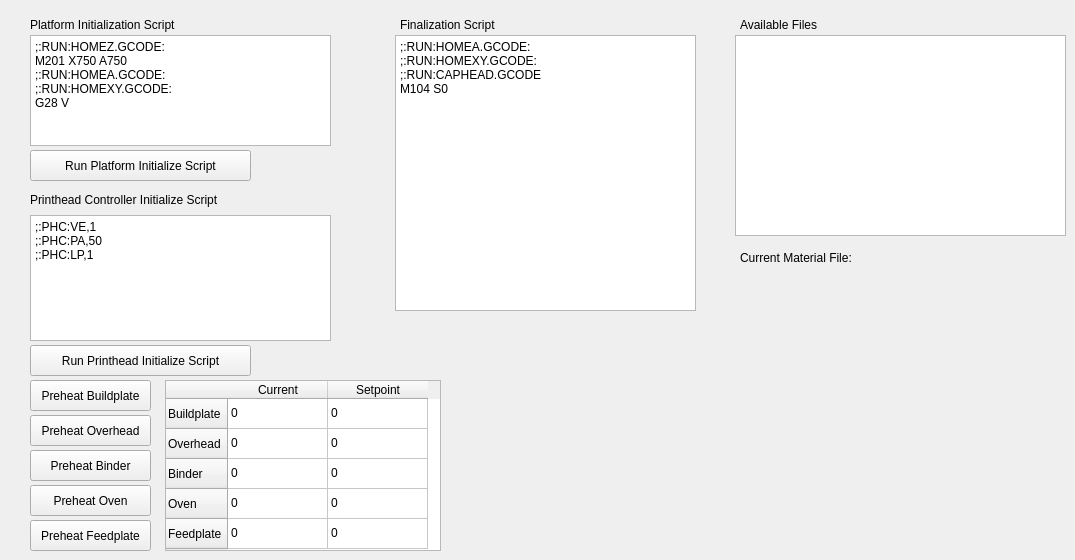
    <widget class="QWidget" name="tabInit">
     <attribute name="title">
      <string>Init / End</string>
     </attribute>
     <widget class="QPlainTextEdit" name="txtInitScript">
      <property name="geometry">
       <rect>
        <x>30</x>
        <y>35</y>
        <width>301</width>
        <height>111</height>
       </rect>
      </property>
      <property name="plainText">
       <string>;:RUN:HOMEZ.GCODE:
M201 X750 A750
;:RUN:HOMEA.GCODE:
;:RUN:HOMEXY.GCODE:
G28 V</string>
      </property>
     </widget>
     <widget class="QPlainTextEdit" name="txtFinalizeScript">
      <property name="geometry">
       <rect>
        <x>395</x>
        <y>35</y>
        <width>301</width>
        <height>276</height>
       </rect>
      </property>
      <property name="plainText">
       <string>;:RUN:HOMEA.GCODE:
;:RUN:HOMEXY.GCODE:
;:RUN:CAPHEAD.GCODE
M104 S0</string>
      </property>
     </widget>
     <widget class="QLabel" name="label_19">
      <property name="geometry">
       <rect>
        <x>30</x>
        <y>15</y>
        <width>186</width>
        <height>19</height>
       </rect>
      </property>
      <property name="text">
       <string>Platform Initialization Script</string>
      </property>
     </widget>
     <widget class="QLabel" name="label_20">
      <property name="geometry">
       <rect>
        <x>400</x>
        <y>15</y>
        <width>151</width>
        <height>19</height>
       </rect>
      </property>
      <property name="text">
       <string>Finalization Script</string>
      </property>
     </widget>
     <widget class="QPushButton" name="runInitializeScript">
      <property name="geometry">
       <rect>
        <x>30</x>
        <y>150</y>
        <width>221</width>
        <height>31</height>
       </rect>
      </property>
      <property name="text">
       <string>Run Platform Initialize Script</string>
      </property>
     </widget>
     <widget class="QLabel" name="lblInitFiles">
      <property name="geometry">
       <rect>
        <x>740</x>
        <y>15</y>
        <width>271</width>
        <height>19</height>
       </rect>
      </property>
      <property name="text">
       <string>Available Files</string>
      </property>
     </widget>
     <widget class="QPlainTextEdit" name="txtInitFilesAvailable">
      <property name="geometry">
       <rect>
        <x>735</x>
        <y>35</y>
        <width>331</width>
        <height>201</height>
       </rect>
      </property>
     </widget>
     <widget class="QPushButton" name="preheatOverhead">
      <property name="geometry">
       <rect>
        <x>30</x>
        <y>415</y>
        <width>121</width>
        <height>31</height>
       </rect>
      </property>
      <property name="text">
       <string>Preheat Overhead</string>
      </property>
     </widget>
     <widget class="QPushButton" name="preheatBuildplate">
      <property name="geometry">
       <rect>
        <x>30</x>
        <y>380</y>
        <width>121</width>
        <height>31</height>
       </rect>
      </property>
      <property name="text">
       <string>Preheat Buildplate</string>
      </property>
     </widget>
     <widget class="QPushButton" name="preheatBinder">
      <property name="geometry">
       <rect>
        <x>30</x>
        <y>450</y>
        <width>121</width>
        <height>31</height>
       </rect>
      </property>
      <property name="text">
       <string>Preheat Binder</string>
      </property>
     </widget>
     <widget class="QPushButton" name="preheatOven">
      <property name="geometry">
       <rect>
        <x>30</x>
        <y>485</y>
        <width>121</width>
        <height>31</height>
       </rect>
      </property>
      <property name="text">
       <string>Preheat Oven</string>
      </property>
     </widget>
     <widget class="QPushButton" name="preheatFeedplate">
      <property name="geometry">
       <rect>
        <x>30</x>
        <y>520</y>
        <width>121</width>
        <height>31</height>
       </rect>
      </property>
      <property name="text">
       <string>Preheat Feedplate</string>
      </property>
     </widget>
     <widget class="QTableWidget" name="initTempTable">
      <property name="geometry">
       <rect>
        <x>165</x>
        <y>380</y>
        <width>276</width>
        <height>171</height>
       </rect>
      </property>
      <row>
       <property name="text">
        <string>Buildplate</string>
       </property>
      </row>
      <row>
       <property name="text">
        <string>Overhead</string>
       </property>
      </row>
      <row>
       <property name="text">
        <string>Binder</string>
       </property>
      </row>
      <row>
       <property name="text">
        <string>Oven</string>
       </property>
      </row>
      <row>
       <property name="text">
        <string>Feedplate</string>
       </property>
      </row>
      <column>
       <property name="text">
        <string>Current</string>
       </property>
      </column>
      <column>
       <property name="text">
        <string>Setpoint</string>
       </property>
      </column>
      <item row="0" column="0">
       <property name="text">
        <string>0</string>
       </property>
      </item>
      <item row="0" column="1">
       <property name="text">
        <string>0</string>
       </property>
      </item>
      <item row="1" column="0">
       <property name="text">
        <string>0</string>
       </property>
      </item>
      <item row="1" column="1">
       <property name="text">
        <string>0</string>
       </property>
      </item>
      <item row="2" column="0">
       <property name="text">
        <string>0</string>
       </property>
      </item>
      <item row="2" column="1">
       <property name="text">
        <string>0</string>
       </property>
      </item>
      <item row="3" column="0">
       <property name="text">
        <string>0</string>
       </property>
      </item>
      <item row="3" column="1">
       <property name="text">
        <string>0</string>
       </property>
      </item>
      <item row="4" column="0">
       <property name="text">
        <string>0</string>
       </property>
      </item>
      <item row="4" column="1">
       <property name="text">
        <string>0</string>
       </property>
      </item>
     </widget>
     <widget class="QPlainTextEdit" name="PHCInitScript">
      <property name="geometry">
       <rect>
        <x>30</x>
        <y>215</y>
        <width>301</width>
        <height>126</height>
       </rect>
      </property>
      <property name="plainText">
       <string>;:PHC:VE,1
;:PHC:PA,50
;:PHC:LP,1</string>
      </property>
     </widget>
     <widget class="QLabel" name="label_84">
      <property name="geometry">
       <rect>
        <x>30</x>
        <y>190</y>
        <width>221</width>
        <height>19</height>
       </rect>
      </property>
      <property name="text">
       <string>Printhead Controller Initialize Script</string>
      </property>
     </widget>
     <widget class="QPushButton" name="runPHCInitScript">
      <property name="geometry">
       <rect>
        <x>30</x>
        <y>345</y>
        <width>221</width>
        <height>31</height>
       </rect>
      </property>
      <property name="text">
       <string>Run Printhead Initialize Script</string>
      </property>
     </widget>
     <widget class="QLabel" name="curMaterialFile">
      <property name="geometry">
       <rect>
        <x>740</x>
        <y>250</y>
        <width>321</width>
        <height>16</height>
       </rect>
      </property>
      <property name="text">
       <string>Current Material File:</string>
      </property>
     </widget>
    </widget>
